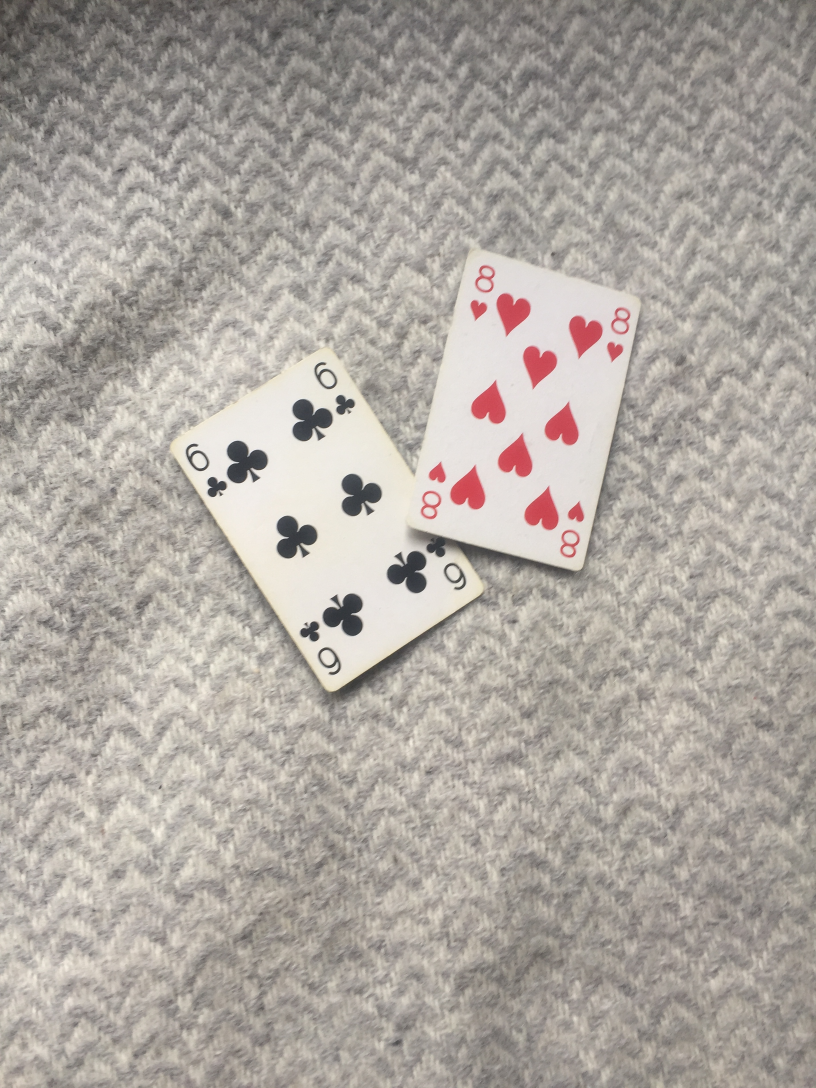
#> input picture Ressources/card1.JPG, 2448 x 3264 px, given in place of the camera (shown at 1/3 size)
$ python Shapedetection2.py
#> lines starting #> are read from the running program, lines starting #| are printed output that depends on the picture; after the words box and inside, x2 and y2 are one past the last pixel; in counts of white or black regions, pixels touching at a corner belong together
import argparse
import cv2
import os
import imutils as imutils
import numpy as np
#from switchForCards import dataForwarding, whileReact, deckpile

framewidth = 1920
frameheight = 1080

ref_point = []
crop = False

cap = cv2.VideoCapture(cv2.CAP_DSHOW + 0)
cap.set(cv2.CAP_PROP_FRAME_WIDTH, framewidth)
cap.set(cv2.CAP_PROP_FRAME_HEIGHT, frameheight)

coordinates = []


def empty(a):
    pass


cv2.namedWindow("parameters")
cv2.resizeWindow("parameters", 640, 240)
cv2.createTrackbar("Threshold1", "parameters", 150, 255, empty)
cv2.createTrackbar("Threshold2", "parameters", 255, 255, empty)
cv2.createTrackbar("area", "parameters", 10000, 20000, empty)
cv2.createTrackbar("maxArea", "parameters", 20000, 20000, empty)

threshold1 = cv2.getTrackbarPos("Threshold1", "Parameters")
threshold2 = cv2.getTrackbarPos("Threshold2", "Parameters")

counter = 0


def getContours(img, imgContour, standardimg):
    global counter, string, contours
    # Bare for at vise contures
    contours1, hierachy1 = cv2.findContours(img, cv2.RETR_EXTERNAL, cv2.CHAIN_APPROX_NONE)
    cv2.drawContours(imgContour, contours1, -1, (255, 0, 255), 1)

    if cv2.waitKey(1) & 0xFF == ord('c'):
        roiDeck0 = standardimg[1 + 1:400 - 1, 600 + 1:920 - 1]
        roiDeck1 = standardimg[500 + 1:1070 - 1, 1 + 1:240 - 1]
        roiDeck2 = standardimg[500 + 1:1070 - 1, 280 + 1:520 - 1]
        roiDeck3 = standardimg[500 + 1:1070 - 1, 560 + 1:800 - 1]
        roiDeck4 = standardimg[500 + 1:1070 - 1, 840 + 1:1080 - 1]
        roiDeck5 = standardimg[500 + 1:1070 - 1, 1120 + 1:1360 - 1]
        roiDeck6 = standardimg[500 + 1:1070 - 1, 1400 + 1:1640 - 1]
        roiDeck7 = standardimg[500 + 1:1070 - 1, 1680 + 1:1918 - 1]
        roiDiscard = standardimg[1 + 1:400 - 1, 280 + 1:520 - 1]

        decks = [roiDeck0, roiDeck1, roiDeck2, roiDeck3, roiDeck4, roiDeck5, roiDeck6, roiDeck7, roiDiscard]

        i = 0

        j = False

        for x in decks:
            imgBlur = cv2.GaussianBlur(decks[i], (7, 7), 3)

            imgGray = cv2.cvtColor(imgBlur, cv2.COLOR_BGR2GRAY)
            threshold1 = 39
            threshold2 = 175
            imgCanny = cv2.Canny(imgGray, threshold1, threshold2)

            kernel = np.ones((5, 5))
            imgDil = cv2.dilate(imgCanny, kernel, iterations=1)
            contours, hierachy = cv2.findContours(imgDil, cv2.RETR_EXTERNAL, cv2.CHAIN_APPROX_NONE)
            # cv2.drawContours(roiDeck1, contours, -1, (255, 0, 255), 1)
            for contour in contours:
                area = cv2.contourArea(contour)
                # areaMin = cv2.getTrackbarPos("area", "parameters")
                areaMin = 40000

                if area > areaMin:
                    peri = cv2.arcLength(contour, True)
                    approx = cv2.approxPolyDP(contour, 0.02 * peri, True)
                    box = np.int0(approx)
                    if len(approx) == 4:

                        counter = counter + 1

                        if box[1][0][1] > box[3][0][1]:
                            pathname = warpPicture(box[2], box[1], box[3], box[0], decks[i])
                            print(pathname)


                        elif box[3][0][1] > box[1][0][1]:
                            pathname = warpPicture(box[1], box[0], box[2], box[3], decks[i])
                            print(pathname)


                    else:
                        x, y, w, h = cv2.boundingRect(approx)
                        cv2.putText(imgContour,
                                    "Antal Corners " + str(len(approx)),
                                    (x + w + 20, y + 85),
                                    cv2.FONT_HERSHEY_COMPLEX, 0.7,
                                    (0, 255, 0), 2)
            i = i + 1


# [53 lines left out: functions warpPicture, checkAfkort, checkAfAlle, not called in this run]


while True:

    success, img = cap.read()
#> img is the input picture: shape (3264, 2448, 3); mean B, G, R 160.8, 167.4, 173.9
    imgContour = img.copy()
    imgWarp = imgContour.copy()
    cv2.rectangle(imgContour, (1, 1070), (240, 500), (255, 0, 0), 2)
    cv2.rectangle(imgContour, (280, 1070), (520, 500), (255, 0, 0), 2)
    cv2.rectangle(imgContour, (560, 1070), (800, 500), (255, 0, 0), 2)
    cv2.rectangle(imgContour, (840, 1070), (1080, 500), (255, 0, 0), 2)
    cv2.rectangle(imgContour, (1120, 1070), (1360, 500), (255, 0, 0), 2)
    cv2.rectangle(imgContour, (1400, 1070), (1640, 500), (255, 0, 0), 2)
    cv2.rectangle(imgContour, (1680, 1070), (1918, 500), (255, 0, 0), 2)
    cv2.rectangle(imgContour, (1000, 1), (1918, 400), (0, 255, 0), 2)
    cv2.rectangle(imgContour, (600, 1), (900, 400), (0, 0, 255), 2)
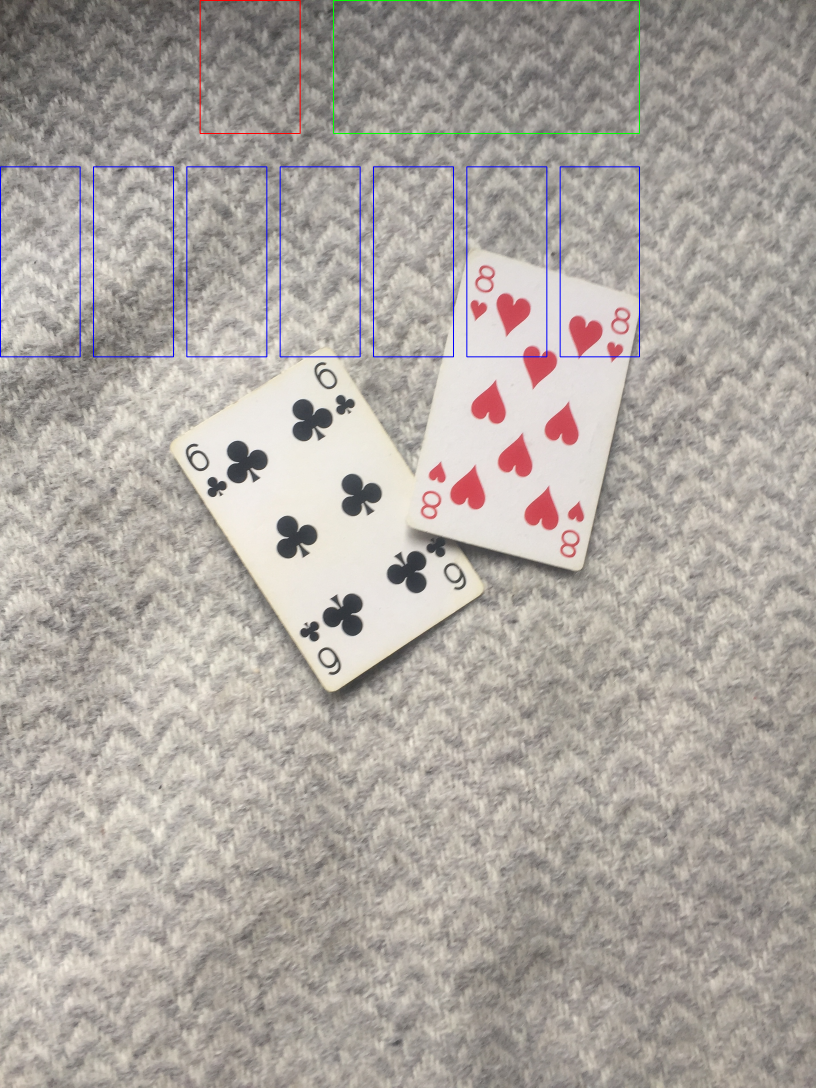
#> imgContour: shape (3264, 2448, 3) (shown at 1/3 size); mean B, G, R 161, 166.7, 173.1
    cv2.rectangle(imgContour, (520, 1), (280, 400), (255, 0, 0), 2)

    imgBlur = cv2.GaussianBlur(img, (7, 7), 3)
    imgGray = cv2.cvtColor(imgBlur, cv2.COLOR_BGR2GRAY)
    threshold1 = cv2.getTrackbarPos("Threshold1", "parameters")
    threshold2 = cv2.getTrackbarPos("Threshold2", "parameters")

    imgCanny = cv2.Canny(imgGray, threshold1, threshold2)
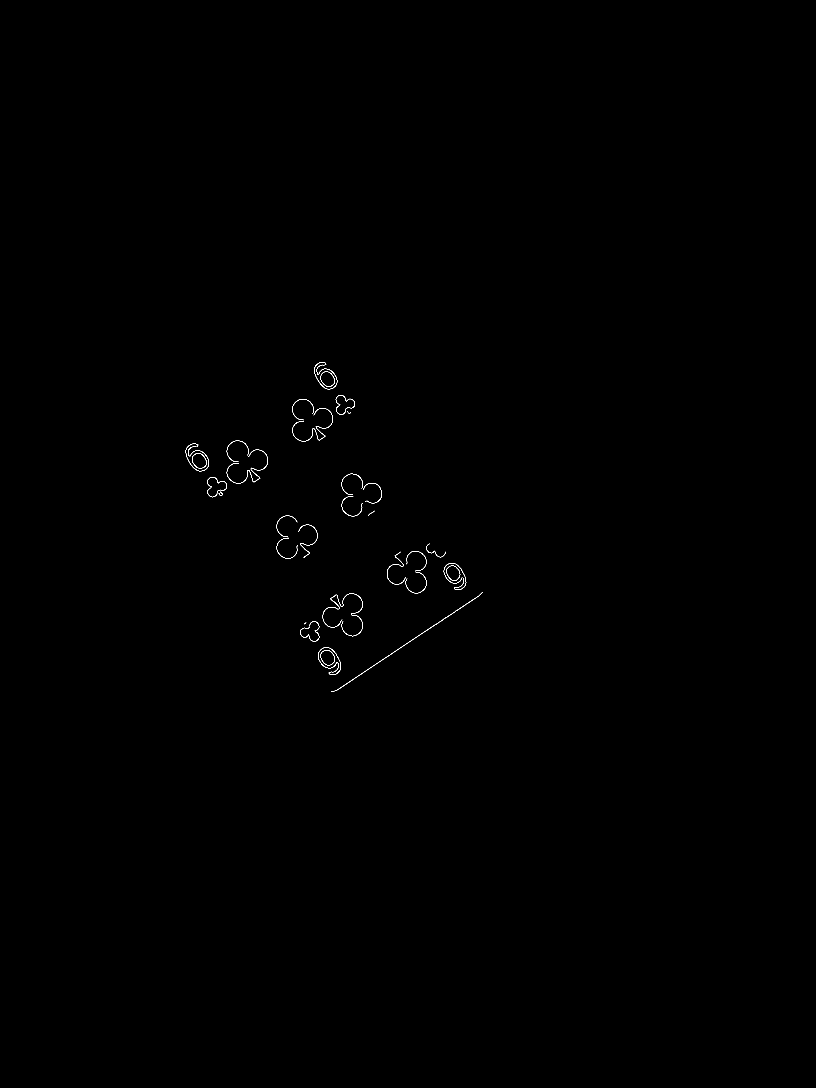
#> imgCanny: shape (3264, 2448) (shown at 1/3 size); 0.1% white in thin lines or dots, all inside (x1, y1, x2, y2) = (557, 1086, 1448, 2075)
    kernel = np.ones((5, 5))
    imgDil = cv2.dilate(imgCanny, kernel, iterations=1)
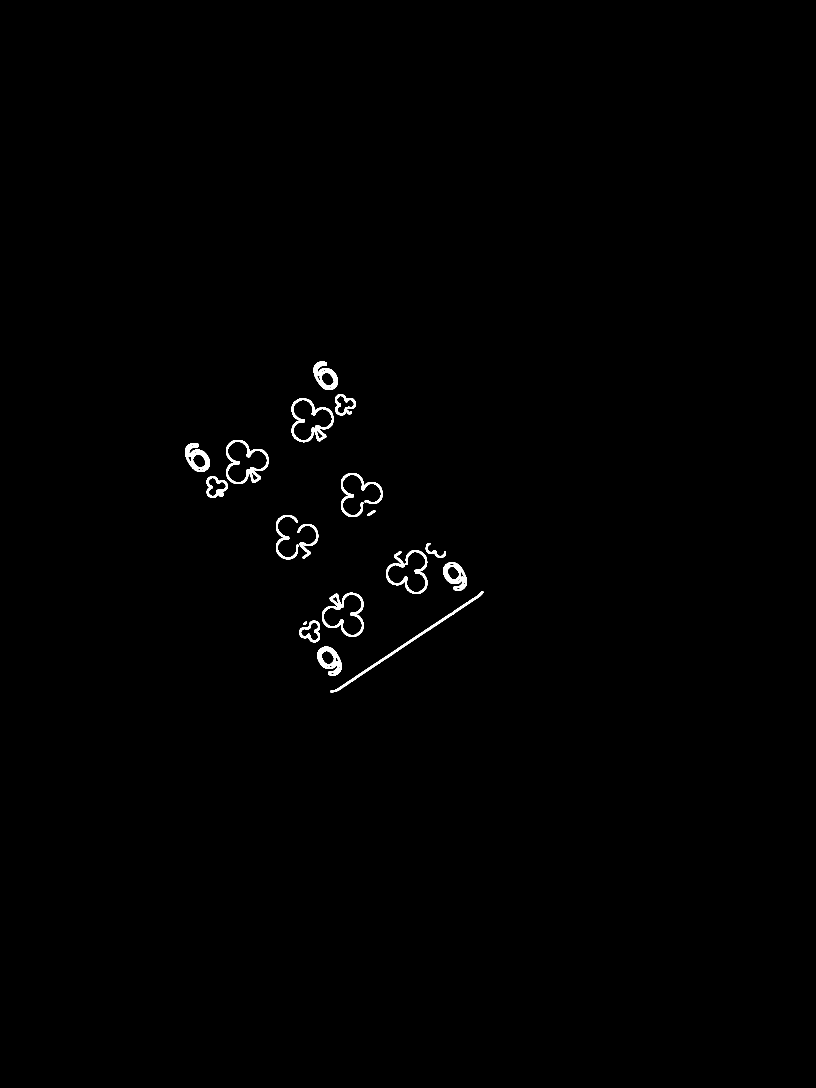
#> imgDil: shape (3264, 2448) (shown at 1/3 size); 0.51% white; 19 white regions

    getContours(imgDil, imgContour, img)
#> in getContours, `contours1, hierachy1 = cv2.findContours(img, cv2.RETR_EXTERNAL, cv2.CH..`: contours1 = 19 contours; largest, box (x1, y1, x2, y2) and area: (678, 1320, 806, 1452) 11766, (875, 1195, 1001, 1327) 11498, (966, 1778, 1091, 1911) 11396, (555, 1329, 629, 1416) 4096, (952, 1940, 1025, 2027) 4062
#> (key q is pressed here)

    # imgstack = stackImages(0.8, ([img, imgGray, imgCanny], [imgDil, imgContour, imgWarp]))
    cv2.imshow("result", imgContour)
    if cv2.waitKey(1) & 0xFF == ord('q'):
#> (key q is pressed here)
        break

cv2.destroyAllWindows()
cap.release()
